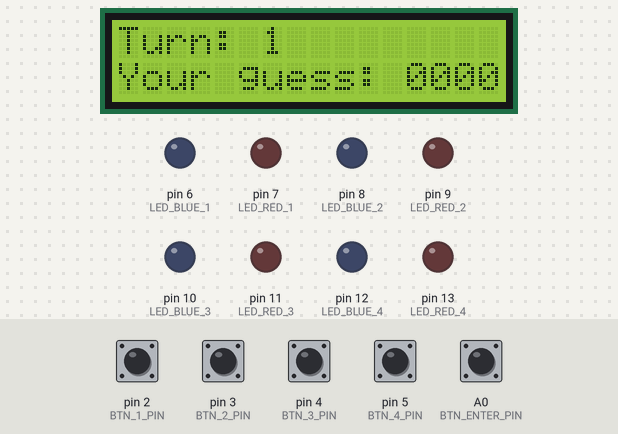
The sketch below on a simulated Arduino Uno, built with avr-gcc and run on an emulated ATmega328P. Shown: 16×2 character LCD, output pins drawn as LEDs (lit = HIGH). Inputs (shaded band) come from the test bench; at power-on: A0 (BTN_ENTER_PIN) HIGH, pin 2 (BTN_1_PIN), pin 3 (BTN_2_PIN), pin 4 (BTN_3_PIN), pin 5 (BTN_4_PIN) LOW. Random numbers use the default seed unless the sketch sets one; what the sketch prints to the serial monitor is not drawn.

Above: at 2.2 s.
4.0 s: A0 (BTN_ENTER_PIN) pulled LOW for 0.15 s
At 4.4 s:
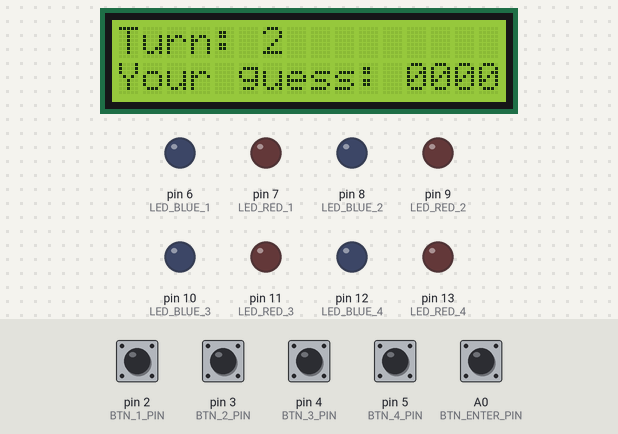
At 5.8 s:
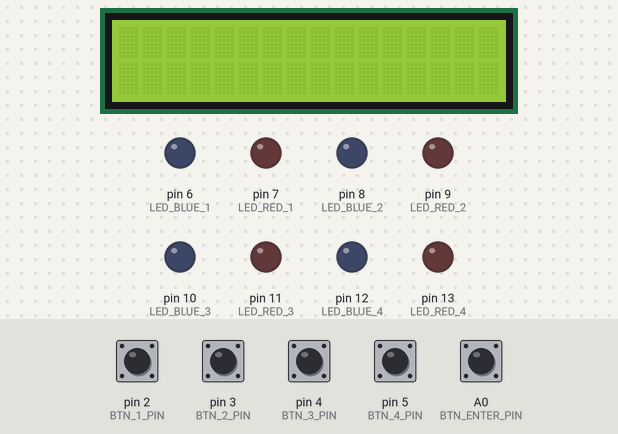
6.6 s: A0 (BTN_ENTER_PIN) pulled LOW for 1 s
At 7.6 s:
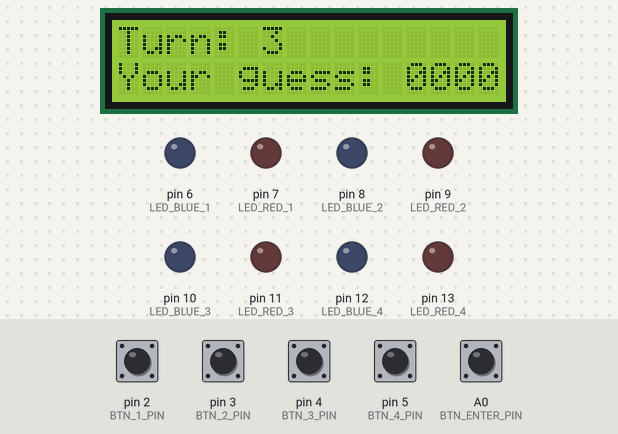
Timing chart, 0 to 9.6 s (numbered marks = the images above; inputs shaded):
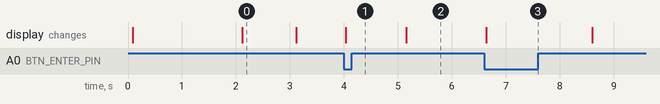

Measured:
- after the input at 4.0 s, the display: changes at once (image 1)
- after the input at 6.6 s, the display: changes at once (image 3)
- what the display in image 0 shows lasts 1.0 s, from 2.1 s to 3.1 s

The sketch:

ps6.ino
```cpp
#include <LiquidCrystal_I2C.h>

#include "mastermind.h"
#include "lcd_wrapper.h"

void setup() {
  init();
  pinMode(LED_BLUE_1, OUTPUT);
  pinMode(LED_RED_1, OUTPUT);
  pinMode(LED_BLUE_2, OUTPUT);
  pinMode(LED_RED_2, OUTPUT);
  pinMode(LED_BLUE_3, OUTPUT);
  pinMode(LED_RED_3, OUTPUT);
  pinMode(LED_BLUE_4, OUTPUT);
  pinMode(LED_RED_4, OUTPUT);
  pinMode(BTN_1_PIN, INPUT);
  pinMode(BTN_2_PIN, INPUT);
  pinMode(BTN_3_PIN, INPUT);
  pinMode(BTN_4_PIN, INPUT);
  pinMode(BTN_ENTER_PIN, INPUT);
  randomSeed(analogRead(A1));
}

void loop() {
  char* secret=generate_code(false, 4);
  play_game(secret);
  free(secret);
}
```

mastermind.cpp
```cpp
#include <Arduino.h>
#include <time.h>
#include <string.h>

#include "mastermind.h"
#include "lcd_wrapper.h"

char* generate_code(bool repeat, int length)
{
  if(length>10&&repeat==false)
  {
    return NULL;
  }
  srand(time(0));
  char *code=(char*)calloc(1,length+1);
  int a=0;
  int q=0;
  for(int i=0;i<length;i++)
  {
    a=random(10)+48;
    if(repeat==false)
    {
      for(int x=0;x<i;x++)
      {
        if(a==code[x])
        {
          a=random(10)+48;
          x=-1;
        }
      }
    }
    code[i]=(char)a;
  }
  return code;
}

void play_game(char* secret)
{
  lcd_init();
  char txt[]="MASTERMIND";
  lcd_print_at(0,0,txt);
  char txt2[]="Guess my number";
  lcd_print_at(1,0,txt2);
  delay(2000);
  lcd_clear();
  //lcd_print_at(1,0,secret);
  char **history;
  history= (char**)calloc(11,sizeof(char*));
  int entry_nr=0;
  int guess_nr=0;
  int peg_a;
  int peg_b;
  turn_off_leds();
  for(int i=0;i<10;i++)
  {
    history[i] =(char*)calloc(5,sizeof(char));
    strcpy(history[i],"0000");
    char text[10];
    char turn[]="Turn:";
    lcd_print_at(0,0,turn);
    sprintf(text, "%d", (i+1));
    lcd_print_at(0,6,text);
    char guess[]="Your guess:";
    lcd_print_at(1,0,guess);
    lcd_print_at(1,12,history[i]);
    while(digitalRead(BTN_ENTER_PIN)!=HIGH)
    {
      if(digitalRead(BTN_1_PIN)==HIGH)
      {
        int a=0;
        while(digitalRead(BTN_1_PIN)==HIGH)
        {
          if(digitalRead(BTN_2_PIN)==HIGH)
          {
            a=1;
            if(entry_nr>1)
            {
              entry_nr--;
            }
            if(entry_nr>=1)
            {
              render_history(secret, history, entry_nr);
            }
          }
          else if(digitalRead(BTN_3_PIN)==HIGH)
          {
            a=1;
            if(entry_nr<i)
            {
              entry_nr++;
            }
            if(entry_nr>=1)
            {
              render_history(secret, history, entry_nr);
            }
          }
        }
        if(a==0)
        {
          ++(history[i][0]);
          if(history[i][0]==58)
          {
            history[i][0]=48;
          }
          lcd_print_at(1,12,history[i]);
        }
      }
      else if(digitalRead(BTN_2_PIN)==HIGH)
      {
        while(digitalRead(BTN_2_PIN)==HIGH)
        {
        }
        ++(history[i][1]);
        if(history[i][1]==58)
        {
          history[i][1]=48;
        }
        lcd_print_at(1,12,history[i]);
      }
      else if(digitalRead(BTN_3_PIN)==HIGH)
      {
        while(digitalRead(BTN_3_PIN)==HIGH)
        {
        }
        ++(history[i][2]);
        if(history[i][2]==58)
        {
          history[i][2]=48;
        }
        lcd_print_at(1,12,history[i]);
      }
      else if(digitalRead(BTN_4_PIN)==HIGH)
      {
        while(digitalRead(BTN_4_PIN)==HIGH)
        {
        }
        ++(history[i][3]);
        if(history[i][3]==58)
        {
          history[i][3]=48;
        }
        lcd_print_at(1,12,history[i]);
      }
    }
    get_score(secret, history[i], &peg_a, &peg_b);
    turn_off_leds();
    render_leds(peg_a, peg_b);
    if(peg_a==4)
    {
      lcd_clear();
      char win[]="You win in";
      //strcpy(win,"Vyhral si na");
      lcd_print_at(0,0,win);
      char w[]="guesses";
      lcd_print_at(1,3,w);
      lcd_print_at(1,0,text);
      i=10;
      delay(2000);
    }
    else if(i>=9)
    {
      lcd_clear();
      char lose[]="You lose game";
      //strcpy(lose,"Prehral_si");
      lcd_print_at(0,0,lose);
      char sec[]="Secret was:";
      lcd_print_at(1,0,sec);
      lcd_print_at(1,12,secret);
      delay(2000);
    }
    entry_nr=i+1;
    lcd_clear();
    while(digitalRead(BTN_ENTER_PIN)==HIGH)
    {
    }
  }
}

void render_leds(const int peg_a, const int peg_b)
{
  int a=0;
  int b=0;
  if(a<peg_a)
  {
    a++;
    digitalWrite(LED_RED_1, HIGH);
  }
  else if(b<peg_b)
  {
    b++;
    digitalWrite(LED_BLUE_1, HIGH);
  }
  if(a<peg_a)
  {
    a++;
    digitalWrite(LED_RED_2, HIGH);
  }
  else if(b<peg_b)
  {
    b++;
    digitalWrite(LED_BLUE_2, HIGH);
  }
  if(a<peg_a)
  {
    a++;
    digitalWrite(LED_RED_3, HIGH);
  }
  else if(b<peg_b)
  {
    b++;
    digitalWrite(LED_BLUE_3, HIGH);
  }
  if(a<peg_a)
  {
    a++;
    digitalWrite(LED_RED_4, HIGH);
  }
  else if(b<peg_b)
  {
    b++;
    digitalWrite(LED_BLUE_4, HIGH);
  }
}

void turn_off_leds()
{
  digitalWrite(LED_BLUE_1, LOW);
  digitalWrite(LED_RED_1, LOW);
  digitalWrite(LED_BLUE_2, LOW);
  digitalWrite(LED_RED_2, LOW);
  digitalWrite(LED_BLUE_3, LOW);
  digitalWrite(LED_RED_3, LOW);
  digitalWrite(LED_BLUE_4, LOW);
  digitalWrite(LED_RED_4, LOW);
}

void render_history(char* secret, char** history, const int entry_nr)
{
  int peg_a;
  int peg_b;
  get_score(secret,history[entry_nr-1],&peg_a,&peg_b);
  turn_off_leds();
  render_leds(peg_a, peg_b);
  lcd_print_at(0,12,history[entry_nr-1]);
}

void get_score(const char* secret, const char* guess, int* peg_a, int* peg_b)
{
  int i, j, usedsecret[strlen(secret)], usedguesses[strlen(guess)];
  for(i=0; i<strlen(secret); i++)
  {
    usedsecret[i]=1;
    usedguesses[i]=1;
  }

  *peg_a = *peg_b = 0;
  for(i=0; i<strlen(secret); i++)
  {
        if(guess[i]==secret[i])
        {
            ++*peg_a;
            usedsecret[i] = usedguesses[i] = 0;
        }
  }

    for(i=0; i<strlen(secret); i++)
    {
        for(j=0; j<strlen(guess); j++)
        {
            if(secret[i]==guess[j]  &&  usedsecret[i]  &&  usedguesses[j]  &&  i != j)
            {
                ++*peg_b;
                usedsecret[j] = usedguesses[i] = 0;
            }
        }
    }
    delay(1000);
}
```

mastermind.h
```cpp
#ifndef _MASTERMIND_H
#define _MASTERMIND_H

#define BTN_1_PIN       2
#define BTN_2_PIN       3
#define BTN_3_PIN       4
#define BTN_4_PIN       5
#define BTN_ENTER_PIN   A0

#define LED_BLUE_1      6
#define LED_RED_1       7
#define LED_BLUE_2      8
#define LED_RED_2       9
#define LED_BLUE_3      10
#define LED_RED_3       11
#define LED_BLUE_4      12
#define LED_RED_4       13


/**
 * Generate secret code
 *
 * Generates secret code, which consists from digits only as a string.
 * No two digits in the code combination can be same! Only if the repeat
 * parameter is set to true.
 * The length of generated code is set by the parameter length. If the given
 * parameter is less than 1, function will generate no code and returns NULL.
 * @param repeat if set to true, numbers in the generated code can repeat
 * @param length the length of the code
 * @return Pointer to the random generated code as string of given length. If length param is less than 1, return NULL.
 */
char* generate_code(bool repeat, int length);


/**
 * Game loop
 *
 * This is the main game loop. Function is called with the secret combination and
 * ends, when the combination is found or when the player runs out of the attempts.
 * @param secret reference to the secret combination
 */
void play_game(char* secret);


/**
 * Renders the RGB leds based on the guessed combination
 *
 * Lights up RGB leds with propper colors based on the current guessed combination.
 * Red color is for guessed number on correct position and blue number is for
 * guessed number on incorrect posititoin.
 * @param peg_a number of guessed digits on correct position
 * @param peg_b number of guessed digits on incorrect position
 */
void render_leds(const int peg_a, const int peg_b);


/**
 * Turns all RGB leds off
 */
void turn_off_leds();


/**
 * Renders history
 *
 * Renders line of a history defined by the parameter entry_nr on the display.
 * @param secret reference to the secret combination
 * @param history list (array) of history entries
 * @param entry_nr index of history entry to render
 */
void render_history(char* secret, char** history, const int entry_nr);


/**
 * Returns score for the given guess
 *
 * @param secret the pointer to the secret code
 * @param guess the pointer to the current guess
 * @param peg_a output parameter to get number of As for current guess
 * * @param peg_b output parameter to get number of Bs for current guess
 */
void get_score(const char* secret, const char* guess, int* peg_a, int* peg_b);
#endif
```

lcd_wrapper.cpp
```cpp
#include <Arduino.h>
#include <LiquidCrystal_I2C.h>

#include "lcd_wrapper.h"

LiquidCrystal_I2C lcd(0x27,16,2);

void lcd_init(){
  lcd.init();
  lcd.backlight();
}

void lcd_clear(){
  lcd.clear();
}


void lcd_set_cursor(int y, int x){
  lcd.setCursor(x,y);
}


void lcd_print(char* text){
  lcd.print(text);
  Serial.begin(9600);
  Serial.println(text);
}


void lcd_print_at(int y, int x, char* text){
    lcd_set_cursor(y, x);
    lcd_print(text);
}
```

lcd_wrapper.h
```cpp
#ifndef _LCD_H
#define _LCD_H

/**
 * Initialize LCD
 *
 * Everything you need to initialize your LCD display, place here.
 * This function should be called in function setup().
 */
void lcd_init();


/**
 * Clears the LCD display
 *
 * Clears content of the LCD display. After the call is display empty.
 */
void lcd_clear();


/**
 * Set cursor to given posititon
 *
 * Sets cursor to given position based on y and x coordinates.
 * @param y the row
 * @param x the column
 */
void lcd_set_cursor(int y, int x);


/**
 * Print text on LCD display
 *
 * Prints the givent text on the display on the current
 * cursor position.
 * @param text the text to print
 */
void lcd_print(char* text);


/**
 * Set cursor to given positition and print text
 *
 * Sets the cursor to given position based on y and x coorindates
 * and then prints the given text.
 * @param y the row
 * @param x the column
 * @param text the text to print
 */
void lcd_print_at(int y, int x, char* text);

#endif
```
